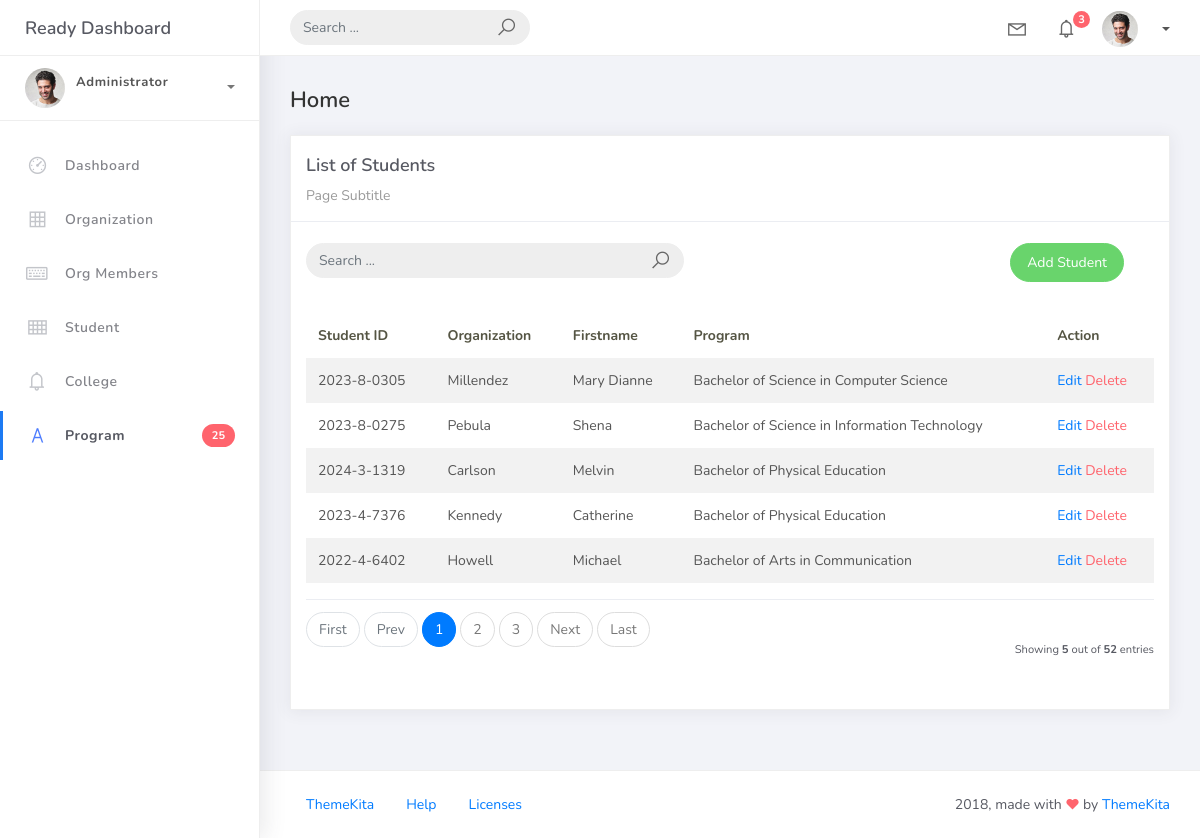
The page /student_list/ on the database its author committed.
### studentorg/models.py (models this page shows, shortened)
class BaseModel(models.Model):
    created_at = models.DateTimeField(auto_now_add=True, db_index=True)
    updated_at = models.DateTimeField(auto_now=True)
    class Meta:
        abstract = True

class Student(BaseModel):
    student_id = models.CharField(max_length=15)
    lastname = models.CharField(max_length=25)
    firstname = models.CharField(max_length=25)
    middlename = models.CharField(max_length=25, blank=True, null=True)
    program = models.ForeignKey(Program, on_delete=models.CASCADE)

class Program(BaseModel):
    prog_name = models.CharField(max_length=150)
    college = models.ForeignKey(College, on_delete=models.CASCADE)
    def __str__(self):
        return self.prog_name

### studentorg/views.py (the view)
# urls.py: path('student_list/', StudentList.as_view(), name='student-list'),
class StudentList (ListView):
    model = Student
    context_object_name = 'students'
    template_name = 'student_list.html'
    paginate_by = 5
    def get_queryset(self):
        qs = super().get_queryset()
        query = self.request.GET.get('q')
        if query:
            qs = qs.filter(
                Q(name__icontains=query) |
                Q(description__icontains=query)
            )
        return qs

### templates/student_list.html
{% extends 'base.html' %} {% load static %} {% block content %}
<div class="content">
    <div class="container-fluid">
        <h4 class="page-title">Home</h4>
        <div class="row">
            <div class="col-md-12">
                <div class="card">
                    <div class="card-header">
                        <div class="card-title">List of Students</div>
                        <div class="card-category">Page Subtitle</div>
                    </div>
                    <br />
                        <div class="col-md-12 row">
                            <div class="col-md-6">
                                <form class="navbar-left navbar-form nav-search mr-md-3" action="">
                                    <div class="input-group">
                                        <input type="text" placeholder="Search ..." class="form-control" />
                                        <div class="input-group-append">
                                            <span class="input-group-text">
                                                <i class="la la-search search-icon"></i>
                                            </span>
                                        </div>
                                    </div>
                                </form>
                            </div>
                                <div class="col-md-6">
                                    <div class="pull-right">
                                        <a href="{% url 'student-add' %}" class="btn btn-success btn-rounded">Add Student</a>
                                    </div>
                                </div>
                            </div>
                    <div class="card-body">
                        <table class="table table-striped mt-3">
                            <thead>
                                <tr>
                                    <th scope="col">Student ID</th>
                                    <th scope="col">Organization</th>
                                    <th scope="col">Firstname</th>
                                    <th scope="col">Program</th>
                                    <th scope="col">Action</th>
                                </tr>
                            </thead>
                            <tbody>
                                {% for object in object_list %}
                                <tr>
                                    <td>{{ object.student_id }}</td>
                                    <td>{{ object.lastname }}</td>
                                    <td>{{ object.firstname }}</td>
                                    <td>{{ object.program }}</td>
                                    <td>
                                        <a href="{% url 'student-update' object.id %}">Edit</a>
                                        <a href="{% url 'student-delete' object.id %}" class="text-danger">Delete</a>
                                    </td>
                                </tr>
                                {% empty %}
                                <tr>
                                    <td colspan="4" style="text-align: center">
                                        <p class="text-sm font-weight-bold mb-0">No Records Found</p>
                                    </td>
                                </tr>
                                {% endfor %}
                            </tbody>
                        </table>
                        {% include 'includes/pagination.html' %}
                    </div>
                </div>
            </div>
        </div>
    </div>
</div>
{% endblock %}

### rows shown on the page
Student: student_id "2023-8-0305", lastname "Millendez", firstname "Mary Dianne", program "Bachelor of Science in Computer Science"
Student: student_id "2023-8-0275", lastname "Pebula", firstname "Shena", program "Bachelor of Science in Information Technology"
Student: student_id "2024-3-1319", lastname "Carlson", firstname "Melvin", program "Bachelor of Physical Education"
Student: student_id "2023-4-7376", lastname "Kennedy", firstname "Catherine", program "Bachelor of Physical Education"
Student: student_id "2022-4-6402", lastname "Howell", firstname "Michael", program "Bachelor of Arts in Communication"

### other values the page prints
{{ page_num }} "1"
{{ page_num }} "2" "3"
{{ object_list.count }} "5"
{{ paginator.count }} "52"
